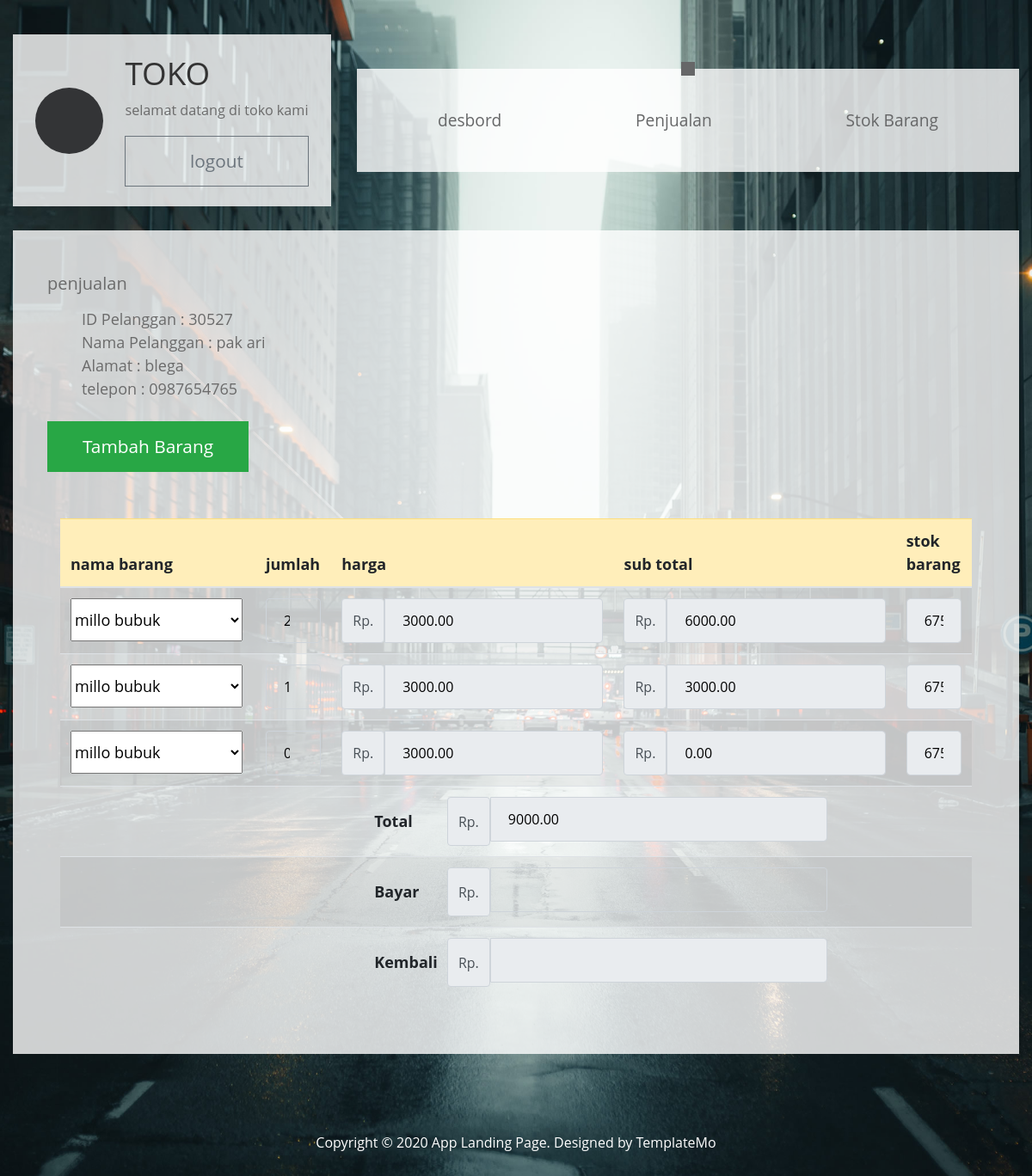
Screenshot of /petugas/detail_penjualan_v.php?id_pelanggan=30527 (signed in) with the database file from the repository.
### tables this page shows
CREATE TABLE `tb_penjualan` (
  `id_penjualan` int(11) NOT NULL,
  `tgl_penjualan` date NOT NULL,
  `total` decimal(10,2) NOT NULL,
  `id_pelanggan` int(11) NOT NULL,
  `id_login` int(11) NOT NULL
);

CREATE TABLE `tb_pelanggan` (
  `id_pelanggan` int(11) NOT NULL,
  `nama_pelanggan` varchar(50) NOT NULL,
  `alamat_pelanggan` text NOT NULL,
  `telepon_pelanggan` varchar(20) NOT NULL
);

CREATE TABLE `tb_detail_penjualan` (
  `id_detail_penjualan` int(11) NOT NULL,
  `id_penjualan` int(11) NOT NULL,
  `id_barang` int(11) NOT NULL,
  `jumlah_barang` int(11) NOT NULL,
  `sub_total` decimal(10,2) NOT NULL
);

CREATE TABLE `tb_barang` (
  `id_barang` int(11) NOT NULL,
  `nama_barang` varchar(255) NOT NULL,
  `stok_barang` int(11) NOT NULL,
  `harga_barang` decimal(10,2) NOT NULL
);

### petugas/detail_penjualan_v.php (the view, shortened to what this page needs)
<?php
include('../config.php');
    include('header.php');
    include('inavbar.php');
$id_pelanggan = $_GET['id_pelanggan'];
  $sql = mysqli_query($koneksi, "SELECT * FROM tb_pelanggan INNER JOIN tb_penjualan ON tb_pelanggan.id_pelanggan = tb_penjualan.id_pelanggan");
  foreach ($sql as $pelanggan) {
    if ($pelanggan['id_pelanggan'] == $id_pelanggan) {
  ?>
<section class="tm-bg-white-transparent tm-app-feature-box" id="section_2">
      <div class="container">
          <div class="row">
      <div class="row">
        <div class="col-12">
          <div class="custom-text-box mb-lg-0">
            <h5 class="mb-3">penjualan</h5>
        <ul class="custom-list mt-2">
          <li class="custom-list-item d-flex">
          ID Pelanggan : <?= $pelanggan['id_pelanggan'] ?>
          </li>
          <li class="custom-list-item d-flex">
          Nama Pelanggan : <?=$pelanggan['nama_pelanggan'] ?>
          </li>
          <li class="custom-list-item d-flex">
          Alamat : <?= $pelanggan['alamat_pelanggan'] ?>
          </li>
          <li class="custom-list-item d-flex">
          telepon : <?= $pelanggan['telepon_pelanggan'] ?>
          </li>
        </ul>
        <form action="detail_penjualan_m.php" method="post">
                 <input type="submit" value="Tambah Barang" class="custom-btn btn  btn btn-success mt-2">
        </form>
          </div>
      </div>
    </div>
  </div>
                <br>
                <br>
  <table class="table  border-success table-black table-striped ">
      <thead class="table-warning">
        <th>nama barang</th>
        <th>jumlah</th>
        <th>harga</th>
        <th>sub total</th>
        <th>stok barang</th>
        </thead>
        <tbody class="table-group-divider">
<?php
  $data = mysqli_query($koneksi, "SELECT * FROM tb_detail_penjualan");
  $dataBarang = mysqli_query($koneksi, "SELECT * FROM tb_barang");
  foreach ($data as $detail) {
  if ($detail['id_penjualan'] == $pelanggan['id_penjualan']) {
  foreach ($dataBarang as $barang) {
  if ($barang['id_barang'] == $detail['id_barang']) {
  $harga_barang =  $barang['harga_barang'];
  $stok_barang = $barang['stok_barang'];
    }
  }
?>
        <th>
        <form action="m_update_barang_detail.php" method="post">
        <select name="id_barang" id="" onchange="this.form.submit()"  style="width: 200px; height: 50px;">
        <?php
          foreach ($dataBarang as $barang) {
          ?> <option value="<?= $barang['id_barang'] ?>" <?php if ($barang['id_barang'] == $detail['id_barang']) echo "selected"; ?>><?= $barang['nama_barang'] ?></option>
        <?php } ?>
        </select>
        </form>
        </th>
      <form action="m_hitung_sub_total.php" method="post">
      <th class="col-lg-1   form-check-group">
            <input type="number" class="form-control" style="color:black;" name="jumlah_barang" value="<?= $detail['jumlah_barang'] ?>" tabindex="1" onchange="this.form.submit()">
      </th>
      <th>
      <div class="input-group">
        <span class="input-group-text" id="basic-addon1">Rp.</span>
          <input type="text" class="form-control" style="color:black;"  aria-label="Username" aria-describedby="basic-addon1" name="harga_barang" id="" value="<?= $harga_barang ?>" readonly>
      </div>
       </th>
      <th>
      <div class="input-group">
        <span class="input-group-text" id="basic-addon1">Rp.</span>
          <input type="text" class="form-control" style="color:black;" aria-label="Username" aria-describedby="basic-addon1" name="sub_total" id="" value="<?= $detail['sub_total'] ?>" readonly>
      </div>
      </th>
      <th class="col-lg-1   form-check-group">
        <input type="text" class="form-control" style="color:black;" name="stok_barang" value="<?= $stok_barang ?>" readonly>
      </th>
    </form>
        <?php   }
        }
        ?>
        <form action="m_hitung_total.php" method="post">
          <tr>
            <?php
            $hitung = mysqli_query($koneksi, "SELECT SUM(sub_total) AS Total FROM tb_detail_penjualan WHERE id_penjualan='$pelanggan[id_penjualan]'");
            $total = mysqli_fetch_assoc($hitung);
            ?>
            <th colspan="2"></th>
            <th colspan="2"  >
            <div class="col-lg-11 col-12 form-check-group">
            <div class="input-group" >
              <label for="" class="col-lg-2 col-form-label m-2">Total</label>
              <span class="input-group-text" id="basic-addon1">Rp.</span>
              <input type="text" class="form-control"  aria-label="Username" aria-describedby="basic-addon1" style="color:black;" name="total" id="" value="<?= $total['Total'] ?>" readonly>
            </div>
            </div>
            </th>
            <th ></th>
          </tr>
          <tr>
            <th colspan="2"></th>
            <th colspan="2" valign="center" >
            <div class="col-lg-11 col-12 form-check-group">
            <div class="input-group">
            <label for="" class=" col-lg-2 col-form-label m-2">Bayar</label>
              <span class="input-group-text" id="basic-addon1">Rp.</span>
              <input type="number" name="bayar" id="bayar" onchange="this.form.submit()" tabindex="1" class="form-control" style="color:black;" aria-label="Username" aria-describedby="basic-addon1">
            </div>
            </div>
            </th>
            <th></th>
          </tr>
          <tr>
            <th colspan="2"></th>
            <th colspan="2">
            <div class="col-lg-11 col-12 form-check-group">
            <div class="input-group">
            <label for="" class="col-lg-2 col-form-label m-2">Kembali</label>
              <span class="input-group-text" id="basic-addon1">Rp.</span>
                <input type="number" name="kembali" id="" value="<?php if (isset($_GET['kembali'])) {  echo    $kembali = $_GET['kembali'];
                  } ?>" class="form-control"  aria-label="Username" aria-describedby="basic-addon1" style="color:black;" name="total" id=""  readonly>
            </div>
            </div>
            </th>
           <th></th>
          </tr>
        </form>
    </tbody>
  </table>
  </section>
<?php }
  } ?>
<?php
    include('footer.php');

### petugas/header.php (shortened to what this page needs)
<!DOCTYPE html>
<html lang="en">
  <head>
    <link rel="stylesheet" href="../css/all.min.css" />
    <link rel="stylesheet" href="../css/bootstrap.min.css" />
    <link rel="stylesheet" href="../css/templatemo-style.css" />
  </head>

### petugas/inavbar.php (shortened to what this page needs)
<body>
    <div class="parallax-window" data-parallax="scroll" data-image-src="../img/bg-01.jpg">
      <div class="container-fluid">
        <div class="row tm-brand-row">
          <div class="col-lg-4 col-11">
            <div class="tm-brand-container tm-bg-white-transparent">
              <i class="fas fa-2x fa-pen tm-brand-icon "></i>
              <div class="tm-brand-texts">
                <h1 class="text-uppercase tm-brand-name">Toko  </h1>
                <p class="small">selamat datang di toko kami</p>
                <a class="nav-link btn btn-outline-secondary" href="logout.php">logout</a>
              </div>
            </div>
          </div>
          <div class="col-lg-8 col-1">
            <div class="tm-nav">
              <nav class="navbar navbar-expand-lg navbar-light tm-bg-white-transparent tm-navbar">
                <div class="collapse navbar-collapse" id="navbarNav">
                  <ul class="navbar-nav">
                    <li class="">
                      <div class="tm-nav-link-highlight"></div>
                      <a class="nav-link" href="index.php">desbord <span class="sr-only">(current)</span></a>
                    </li>
                    <li class="nav-item">
                      <a class="nav-link" href="penjualan_select.php">Penjualan</a>
                    </li>
                    <li class="nav-item">
                      <a class="nav-link" href="stok_select.php">Stok Barang</a>
                    </li>
                  </ul>
                </div>
              </nav>
            </div>
          </div>
        </div>

### petugas/footer.php (shortened to what this page needs)
   <footer class="row">
          <p class="col-12 text-white text-center tm-copyright-text">
            Copyright &copy; 2020 App Landing Page.
            Designed by <a href="#" class="tm-copyright-link">TemplateMo</a>
          </p>
        </footer>
      </div>
    </div>
  </body>
</html>

### css/templatemo-style.css (style rules this page uses)
html { scroll-behavior: smooth; }
body { font-family: "Open Sans", Arial, Helvetica, sans-serif; font-size: 18px; font-weight: 400; color: #6b6b6b; overflow-x: hidden; }
a, button { transition: all 0.3s ease; }
.container-fluid { max-width: 1310px; }
.small, small { font-size: 90%; }
.parallax-window { min-height: 1100px; background: transparent; }
.tm-bg-white-transparent { background-color: rgba(255, 255, 255, 0.8); }
.tm-brand-row { align-items: center; padding-top: 40px; padding-bottom: 28px; }
.tm-brand-container { max-width: 400px; height: 200px; display: flex; align-items: center; justify-content: center; }
.tm-brand-icon { width: 79px; height: 77px; display: flex; align-items: center; justify-content: center; background-color: #333436; color: white; border-radius: 50%; margin-right: 25px; }
.tm-brand-name { font-size: 2.3rem; color: #333333; }
.tm-navbar { max-width: 840px;min-height: 120px;justify-content:; }
.tm-navbar .navbar-nav { width: 100%; display: flex; align-items: center; justify-content: space-around; }
.navbar-expand-lg .navbar-nav .nav-link { padding: 19px; }
.navbar-light .navbar-nav .nav-link, .navbar-light .navbar-nav .active > .nav-link, .navbar-light .navbar-nav .nav-link.active, .navbar-light .navbar-nav .nav-link.show, .navbar-light .navbar-nav .show > .nav-link { color: #666768; }
.nav-item { position: relative; }
.nav-link { font-size: 1.2rem; }
.nav-item .nav-link { border-top: 1px solid transparent; }
.tm-nav-link-highlight { width: 16px; height: 16px; background-color: #666768; position: absolute; top: -8px; left: calc(50% - 8px); }
.btn { border-radius: 0; padding: 13px 40px; font-size: 1.3rem; }
p { line-height: 1.7; }
.tm-copyright-text { font-size: 1rem; padding-top: 50px; padding-bottom: 45px; }
.tm-copyright-link { color: white; }
.tm-app-feature-box { display: flex; align-items: center; padding: 50px 40px; margin-bottom: 40px; }
.form-control { background-color: transparent; color: white; padding: 25px 20px; }
.form-control::placeholder { color: white; opacity: 1; }

### rows the page displays
tb_penjualan: id_pelanggan "30527", id_pelanggan.nama_pelanggan "pak ari", id_pelanggan.alamat_pelanggan "blega", id_pelanggan.telepon_pelanggan "0987654765", total "9000.00"
tb_detail_penjualan: id_barang "millo bubuk", jumlah_barang "2", harga_barang "3000.00", sub_total "6000.00", stok_barang "675"
tb_detail_penjualan: id_barang "millo bubuk", jumlah_barang "1", harga_barang "3000.00", sub_total "3000.00", stok_barang "675"
tb_detail_penjualan: id_barang "millo bubuk", jumlah_barang "0", harga_barang "3000.00", sub_total "0.00", stok_barang "675"
